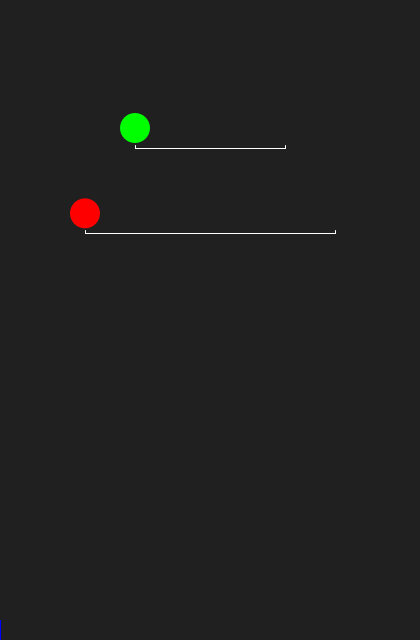
Frame 1 (no input)
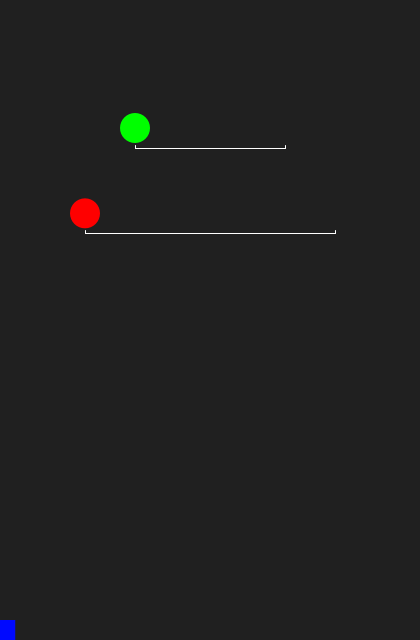
Frame 60 (the mouse pressed at the canvas centre just before this capture)
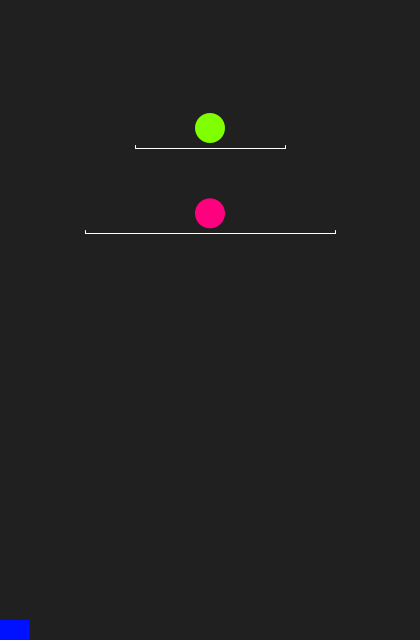
Frame 120 (the mouse held since frame 60 and released just before this capture)

The Processing sketch that drew these frames (run headless with seeded random() and noise(); from frame 60 on, the mouse is pressed at the canvas centre):

// Processing sketch: sketch_01_08_Map
// ── sketch_01_08_Map.pde
// 4. map(float value, float originLowerBound, float originUpperBound,
//                     float targetLowerBound, float targetUpperBound);
// Map takes a value from one range and returns a corresponding value
// in a different range. If we want an image to be rescaled in response
// to user input while maintaining its aspect ratio, we can use the map
// function to make sure height keeps pace with width or vice versa.

void setup() {
  size(420, 640);
  background(64);
}

float deltaMouseX, deltaMouseY;

void draw() {
  deltaMouseX = mouseX - pmouseX;
  deltaMouseY = mouseY - pmouseY;

  background(32);
  noStroke();
  fill(map(mouseY, 0, height, 0, 255), 255, 0); 
  ellipse(map(mouseY, 0, height, width / 2.0 - 75, width / 2.0 + 75), height / 5.0, 30, 30);
  stroke(255);
  line(width / 2.0 - 75, height / 5.0 + 20, width / 2.0 + 75, height / 5.0 + 20);
  
  // Pips on the end points of the line above to better illustrate.
  line(width / 2.0 - 75, height / 5.0 + 17, width / 2.0 - 75, height / 5.0 + 20);
  line(width / 2.0 + 75, height / 5.0 + 17, width / 2.0 + 75, height / 5.0 + 20);

  noStroke();
  fill(255, 0, map(mouseX, 0, width, 0, 255));
  ellipse(map(mouseX, 0, width, width / 2.0 - 125, width / 2.0 + 125), height / 3.0, 30, 30);
  stroke(255);
  line(width / 2.0 - 125, height / 3.0 + 20, width / 2.0 + 125, height / 3.0 + 20);
  
  // Pips on the end points of the line above to better illustrate.
  line(width / 2.0 - 125, height / 3.0 + 17, width / 2.0 - 125, height / 3.0 + 20);
  line(width / 2.0 + 125, height / 3.0 + 17, width / 2.0 + 125, height / 3.0 + 20);

  noStroke();
  fill(0, map(millis(), 0, 30000, 0, 255), 255);
  rect(0, height - 20, map(millis(), 0, 30000, 0, width), height - 20);
}
